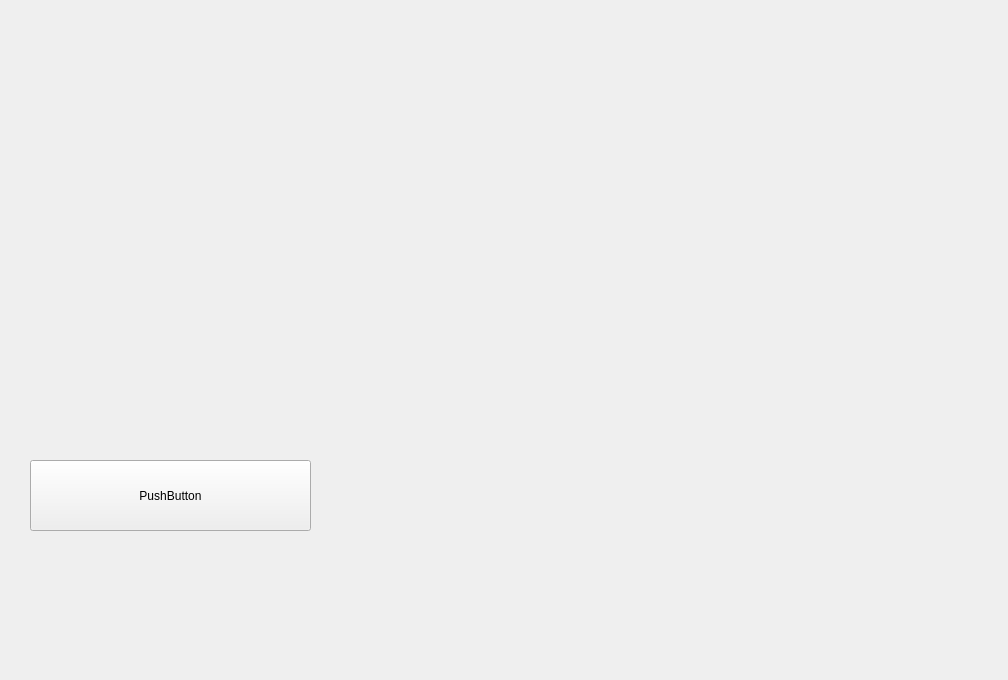
<?xml version="1.0" encoding="UTF-8"?>
<ui version="4.0">
 <class>MainWindow</class>
 <widget class="QMainWindow" name="MainWindow">
  <property name="geometry">
   <rect>
    <x>0</x>
    <y>0</y>
    <width>1008</width>
    <height>680</height>
   </rect>
  </property>
  <property name="sizePolicy">
   <sizepolicy hsizetype="Expanding" vsizetype="Expanding">
    <horstretch>0</horstretch>
    <verstretch>0</verstretch>
   </sizepolicy>
  </property>
  <property name="windowTitle">
   <string>СОВА</string>
  </property>
  <property name="documentMode">
   <bool>false</bool>
  </property>
  <widget class="QWidget" name="centralWidget">
   <widget class="QPushButton" name="pushButton">
    <property name="geometry">
     <rect>
      <x>30</x>
      <y>460</y>
      <width>281</width>
      <height>71</height>
     </rect>
    </property>
    <property name="text">
     <string>PushButton</string>
    </property>
    <property name="autoDefault">
     <bool>false</bool>
    </property>
    <property name="default">
     <bool>false</bool>
    </property>
    <property name="flat">
     <bool>false</bool>
    </property>
   </widget>
   <widget class="CSovaMain" name="widget" native="true">
    <property name="geometry">
     <rect>
      <x>0</x>
      <y>0</y>
      <width>1920</width>
      <height>1080</height>
     </rect>
    </property>
   </widget>
   <zorder>widget</zorder>
   <zorder>pushButton</zorder>
  </widget>
 </widget>
 <layoutdefault spacing="6" margin="11"/>
 <customwidgets>
  <customwidget>
   <class>CSovaMain</class>
   <extends>QWidget</extends>
   <header location="global">csovamain.h</header>
   <container>1</container>
  </customwidget>
 </customwidgets>
 <resources/>
 <connections/>
</ui>
